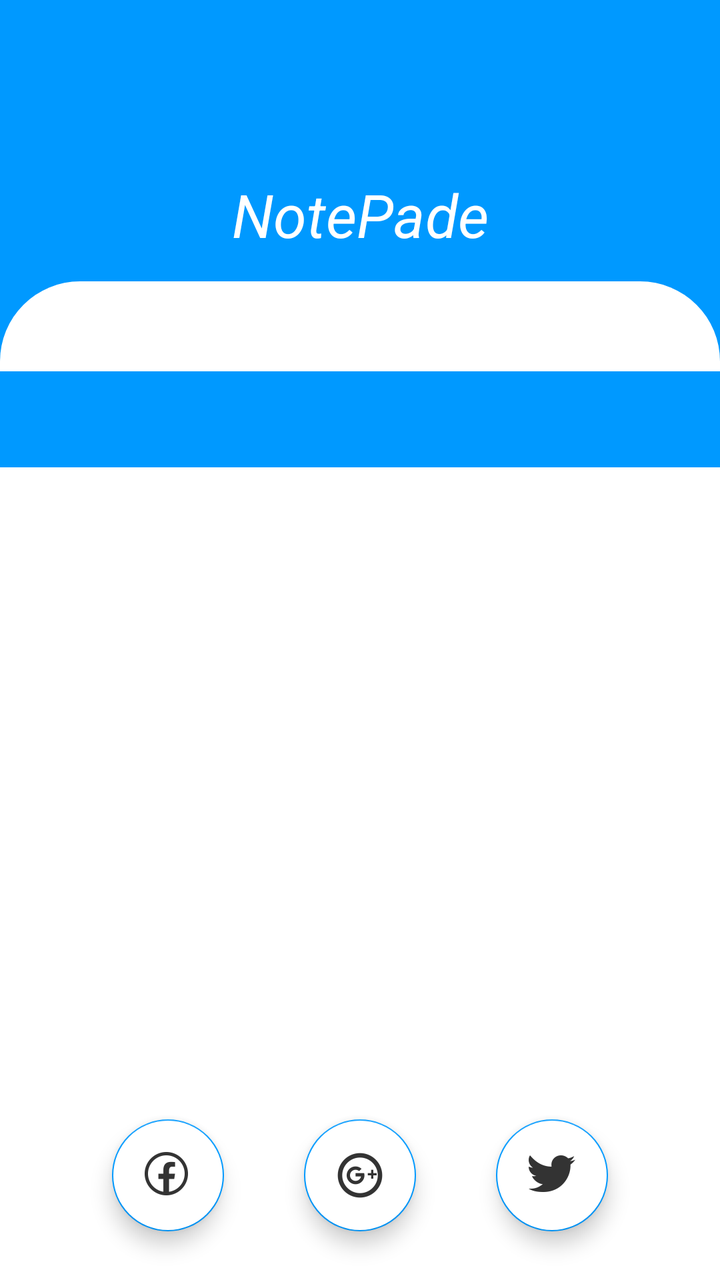
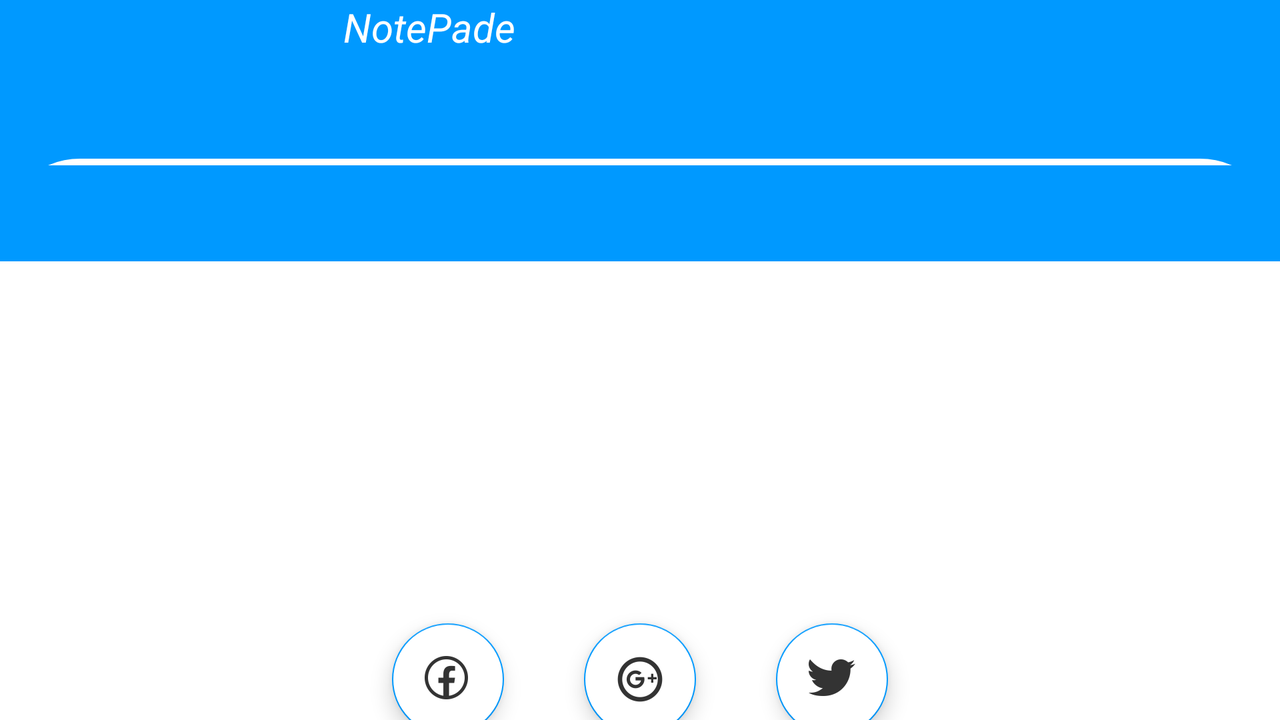

Two renders of one Android screen. The first uses the default layout on a phone; the second uses the alternative layout the repository ships for a different screen configuration, on a matching device. The two XML files are below.
<!-- AndroidManifest.xml: application theme Theme.App424 -->
<!-- res/layout/activity_login.xml -->
<?xml version="1.0" encoding="utf-8"?>
<androidx.constraintlayout.widget.ConstraintLayout
    xmlns:android="http://schemas.android.com/apk/res/android"
    xmlns:app="http://schemas.android.com/apk/res-auto"
    xmlns:tools="http://schemas.android.com/tools"
    android:layout_width="match_parent"
    android:layout_height="match_parent"
    tools:context=".LoginActivity">


    <ImageView
        android:id="@+id/imageView"
        android:layout_width="wrap_content"
        android:layout_height="0dp"
        android:backgroundTint="@color/white"
        android:src="@drawable/ic_wave"
        android:scaleType="centerCrop"
        app:layout_constraintBottom_toBottomOf="parent"
        app:layout_constraintEnd_toEndOf="parent"
        app:layout_constraintStart_toStartOf="parent"
        app:layout_constraintTop_toTopOf="parent"
        app:layout_constraintVertical_bias="0" />

    <androidx.constraintlayout.widget.ConstraintLayout
        android:id="@+id/constraintLayout2"
        android:layout_width="match_parent"
        android:layout_height="0dp"
        android:background="@drawable/vib_bg"
        app:layout_constraintBottom_toBottomOf="parent"
        app:layout_constraintEnd_toEndOf="parent"
        app:layout_constraintHeight_percent=".78"
        app:layout_constraintStart_toStartOf="parent"
        app:layout_constraintTop_toTopOf="parent"
        app:layout_constraintVertical_bias="1">

        <androidx.viewpager.widget.ViewPager
            android:id="@+id/viewpager"
            android:layout_width="match_parent"
            android:layout_height="0dp"
            app:layout_constraintHeight_percent=".7"
            app:layout_constraintVertical_bias="0"
            app:layout_constraintBottom_toBottomOf="parent"
            app:layout_constraintEnd_toEndOf="parent"
            app:layout_constraintStart_toStartOf="parent"
            app:layout_constraintTop_toTopOf="@+id/tab_layout"

            >

        </androidx.viewpager.widget.ViewPager>


        <com.google.android.material.tabs.TabLayout
            android:id="@+id/tab_layout"
            android:layout_width="match_parent"
            android:background="@color/blue"
            android:layout_height="wrap_content"
            app:layout_constraintVertical_bias=".1"
            app:layout_constraintBottom_toBottomOf="parent"
            app:layout_constraintEnd_toEndOf="parent"
            app:layout_constraintStart_toStartOf="parent"
            app:layout_constraintTop_toTopOf="parent"
            ></com.google.android.material.tabs.TabLayout>



        <com.google.android.material.floatingactionbutton.FloatingActionButton
            android:id="@+id/fab_google"
            android:layout_width="wrap_content"
            android:layout_height="wrap_content"

            app:layout_constraintBottom_toBottomOf="parent"
            app:layout_constraintEnd_toEndOf="parent"
            app:layout_constraintStart_toStartOf="parent"
            app:layout_constraintTop_toBottomOf="@+id/viewpager"
            android:backgroundTint="@color/white"
            app:backgroundTint="@color/blue"
            android:src="@drawable/ic_action_name3"



            ></com.google.android.material.floatingactionbutton.FloatingActionButton>

        <com.google.android.material.floatingactionbutton.FloatingActionButton
            android:id="@+id/fab_fb"
            android:layout_width="wrap_content"
            android:layout_height="wrap_content"
            android:backgroundTint="@color/white"
            android:src="@drawable/ic_action_name"
            app:backgroundTint="@color/blue"
            app:layout_constraintBottom_toBottomOf="parent"
            app:layout_constraintStart_toStartOf="parent"
            app:layout_constraintTop_toBottomOf="@+id/viewpager"
            app:layout_constraintEnd_toStartOf="@+id/fab_google"
            app:layout_constraintHorizontal_bias="1"
            android:layout_marginRight="40dp"
            ></com.google.android.material.floatingactionbutton.FloatingActionButton>

        <com.google.android.material.floatingactionbutton.FloatingActionButton
            android:id="@+id/fab_tw"
            android:layout_width="wrap_content"
            android:layout_height="wrap_content"
            android:backgroundTint="@color/white"
            android:src="@drawable/ic_action_name2"
            android:layout_marginLeft="40dp"
            app:layout_constraintHorizontal_bias="0"
            app:layout_constraintBottom_toBottomOf="parent"
            app:layout_constraintEnd_toEndOf="parent"
            app:layout_constraintStart_toEndOf="@+id/fab_google"
            app:layout_constraintTop_toBottomOf="@+id/viewpager"
            app:backgroundTint="@color/blue"
            >

        </com.google.android.material.floatingactionbutton.FloatingActionButton>

    </androidx.constraintlayout.widget.ConstraintLayout>

    <ImageView
        android:id="@+id/imageView2"
        android:layout_width="60dp"
        android:layout_height="60dp"
        android:src="@drawable/icon2"
        app:layout_constraintBottom_toTopOf="@+id/constraintLayout2"
        app:layout_constraintEnd_toEndOf="parent"
        app:layout_constraintStart_toStartOf="parent"
        app:layout_constraintTop_toTopOf="@+id/imageView"
        app:layout_constraintVertical_bias="0.294" />

    <TextView
        android:layout_width="wrap_content"
        android:layout_height="wrap_content"
        android:text="NotePade"
        android:textColor="@color/white"
        android:textSize="30dp"
        android:textStyle="italic"
        app:layout_constraintBottom_toTopOf="@+id/constraintLayout2"
        app:layout_constraintEnd_toEndOf="parent"
        app:layout_constraintHorizontal_bias="0.5"
        app:layout_constraintStart_toStartOf="parent"
        app:layout_constraintTop_toBottomOf="@+id/imageView2"
        app:layout_constraintVertical_bias="0.2" />

</androidx.constraintlayout.widget.ConstraintLayout>
<!-- resources referenced by this layout -->
<resources>
  <color name="blue">#0099ff</color>
  <color name="white">#FFFFFFFF</color>
  <!-- drawable ic_action_name: png bitmap (drawable-hdpi, 1174 bytes) -->
  <!-- drawable ic_action_name2: png bitmap (drawable-hdpi, 843 bytes) -->
  <!-- drawable ic_action_name3: png bitmap (drawable-hdpi, 969 bytes) -->
  <!-- drawable ic_wave (drawable) -->
  <vector xmlns:android="http://schemas.android.com/apk/res/android"
      android:width="1440dp"
      android:height="320dp"
      android:viewportWidth="1440"
      android:viewportHeight="320">
    <path
        android:pathData="M0,224L26.7,229.3C53.3,235 107,245 160,250.7C213.3,256 267,256 320,229.3C373.3,203 427,149 480,149.3C533.3,149 587,203 640,208C693.3,213 747,171 800,165.3C853.3,160 907,192 960,202.7C1013.3,213 1067,203 1120,165.3C1173.3,128 1227,64 1280,42.7C1333.3,21 1387,43 1413,53.3L1440,64L1440,0L1413.3,0C1386.7,0 1333,0 1280,0C1226.7,0 1173,0 1120,0C1066.7,0 1013,0 960,0C906.7,0 853,0 800,0C746.7,0 693,0 640,0C586.7,0 533,0 480,0C426.7,0 373,0 320,0C266.7,0 213,0 160,0C106.7,0 53,0 27,0L0,0Z"
        android:fillColor="#0099ff"/>
  </vector>
  <!-- drawable vib_bg (drawable) -->
  <?xml version="1.0" encoding="utf-8"?>
  <shape xmlns:android="http://schemas.android.com/apk/res/android"
      android:shape="rectangle"
      >
      <solid android:color="@color/white"/>
  
      <corners android:topLeftRadius="40dp"
          android:topRightRadius="40dp"
          />
  
  </shape>
  <style name="Theme.App424" parent="Theme.MaterialComponents.DayNight.DarkActionBar">
          
          <item name="colorPrimary">@color/purple_500</item>
          <item name="colorPrimaryVariant">@color/purple_700</item>
          <item name="colorOnPrimary">@color/white</item>
          
          <item name="colorSecondary">@color/teal_200</item>
         <item name="android:color">@color/blue</item>
          <item name="colorOnSecondary">@color/black</item>
          
          <item name="android:statusBarColor" tools:targetApi="l">?attr/colorPrimaryVariant</item>
          
  
      </style>
  <color name="purple_500">#FF6200EE</color>
  <color name="purple_700">#FF3700B3</color>
  <color name="teal_200">#FF03DAC5</color>
  <color name="black">#FF000000</color>
</resources>
<!-- res/layout-land/activity_login.xml (the repository's variant of the layout above) -->
<!-- drawn on the phone turned sideways -->
<?xml version="1.0" encoding="utf-8"?>
<androidx.constraintlayout.widget.ConstraintLayout xmlns:android="http://schemas.android.com/apk/res/android"
    xmlns:app="http://schemas.android.com/apk/res-auto"
    xmlns:tools="http://schemas.android.com/tools"
    android:layout_width="match_parent"
    android:layout_height="match_parent"
    tools:context=".LoginActivity"

    >


    <ImageView
        android:id="@+id/imageView"
        android:layout_width="wrap_content"
        android:layout_height="0dp"
        android:backgroundTint="@color/white"
        android:src="@drawable/ic_wave"
        android:scaleType="centerCrop"
        app:layout_constraintBottom_toBottomOf="parent"
        app:layout_constraintEnd_toEndOf="parent"
        app:layout_constraintStart_toStartOf="parent"
        app:layout_constraintTop_toTopOf="parent"
        app:layout_constraintVertical_bias="0" />

    <androidx.constraintlayout.widget.ConstraintLayout
        android:id="@+id/constraintLayout2"
        android:layout_width="match_parent"
        android:layout_height="0dp"
        android:background="@drawable/vib_bg"
        app:layout_constraintBottom_toBottomOf="parent"
        app:layout_constraintEnd_toEndOf="parent"
        app:layout_constraintHeight_percent=".78"
        app:layout_constraintStart_toStartOf="parent"
        app:layout_constraintTop_toTopOf="parent"
        app:layout_constraintVertical_bias="1"

        >

        <androidx.viewpager.widget.ViewPager
       android:id="@+id/viewpager"
       android:layout_width="match_parent"
       android:layout_height="0dp"
       app:layout_constraintHeight_percent=".7"
       app:layout_constraintVertical_bias="0"
       app:layout_constraintBottom_toBottomOf="parent"
       app:layout_constraintEnd_toEndOf="parent"
       app:layout_constraintStart_toStartOf="parent"
       app:layout_constraintTop_toTopOf="@+id/tab_layout">

        </androidx.viewpager.widget.ViewPager>


    <com.google.android.material.tabs.TabLayout
        android:id="@+id/tab_layout"
        android:layout_width="match_parent"
        android:background="@color/blue"
        android:layout_height="wrap_content"
        app:layout_constraintVertical_bias=".1"
        app:layout_constraintBottom_toBottomOf="parent"
        app:layout_constraintEnd_toEndOf="parent"
        app:layout_constraintStart_toStartOf="parent"
        app:layout_constraintTop_toTopOf="parent"
        android:layout_marginBottom="200dp"
        ></com.google.android.material.tabs.TabLayout>



        <com.google.android.material.floatingactionbutton.FloatingActionButton
            android:id="@+id/fab_google"
            android:layout_width="wrap_content"
            android:layout_height="wrap_content"

            app:layout_constraintBottom_toBottomOf="parent"
            app:layout_constraintEnd_toEndOf="parent"
            app:layout_constraintStart_toStartOf="parent"
            app:layout_constraintTop_toBottomOf="@+id/viewpager"
            android:backgroundTint="@color/white"
            app:backgroundTint="@color/blue"
            android:src="@drawable/ic_action_name3"
            android:layout_marginTop="40dp"



            ></com.google.android.material.floatingactionbutton.FloatingActionButton>

        <com.google.android.material.floatingactionbutton.FloatingActionButton
            android:id="@+id/fab_fb"
            android:layout_width="wrap_content"
            android:layout_height="wrap_content"
            android:backgroundTint="@color/white"
            android:src="@drawable/ic_action_name"
            app:backgroundTint="@color/blue"
            app:layout_constraintBottom_toBottomOf="parent"
            app:layout_constraintStart_toStartOf="parent"
            app:layout_constraintTop_toBottomOf="@+id/viewpager"
            app:layout_constraintEnd_toStartOf="@+id/fab_google"
            app:layout_constraintHorizontal_bias="1"
            android:layout_marginRight="40dp"
            android:layout_marginTop="40dp"
            ></com.google.android.material.floatingactionbutton.FloatingActionButton>

        <com.google.android.material.floatingactionbutton.FloatingActionButton
            android:id="@+id/fab_tw"
            android:layout_width="wrap_content"
            android:layout_height="wrap_content"
            android:backgroundTint="@color/white"
            android:src="@drawable/ic_action_name2"
            android:layout_marginLeft="40dp"
            app:layout_constraintHorizontal_bias="0"
            app:layout_constraintBottom_toBottomOf="parent"
            app:layout_constraintEnd_toEndOf="parent"
            app:layout_constraintStart_toEndOf="@+id/fab_google"
            app:layout_constraintTop_toBottomOf="@+id/viewpager"
            app:backgroundTint="@color/blue"
            android:layout_marginTop="40dp"
            >

        </com.google.android.material.floatingactionbutton.FloatingActionButton>

    </androidx.constraintlayout.widget.ConstraintLayout>

    <ImageView
        android:id="@+id/imageView2"
        android:layout_width="40dp"
        android:layout_height="47dp"
        android:layout_marginLeft="200dp"
        android:layout_marginBottom="30dp"
        android:src="@drawable/icon2"
        app:layout_constraintBottom_toBottomOf="parent"
        app:layout_constraintEnd_toEndOf="parent"
        app:layout_constraintHorizontal_bias="0.519"
        app:layout_constraintStart_toStartOf="parent"
        app:layout_constraintTop_toTopOf="parent"

        app:layout_constraintVertical_bias="0.0" />

    <TextView
        android:id="@+id/nodepade"
        android:layout_width="116dp"
        android:layout_height="40dp"
        android:layout_marginRight="50dp"
        android:layout_marginBottom="30dp"
        android:text="NotePade"
        android:textColor="@color/white"
        android:textSize="20dp"
        android:textStyle="italic"
        app:layout_constraintBottom_toBottomOf="parent"
        app:layout_constraintEnd_toEndOf="parent"
        app:layout_constraintHorizontal_bias="0.362"
        app:layout_constraintStart_toStartOf="parent"
        app:layout_constraintTop_toTopOf="parent"

        app:layout_constraintVertical_bias="0.0" />

</androidx.constraintlayout.widget.ConstraintLayout>
